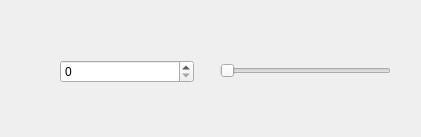
<?xml version="1.0" encoding="UTF-8"?>
<ui version="4.0">
 <class>Form</class>
 <widget class="QWidget" name="Form">
  <property name="geometry">
   <rect>
    <x>0</x>
    <y>0</y>
    <width>421</width>
    <height>137</height>
   </rect>
  </property>
  <property name="windowTitle">
   <string>Form</string>
  </property>
  <widget class="QSlider" name="horizontalSlider">
   <property name="geometry">
    <rect>
     <x>220</x>
     <y>60</y>
     <width>171</width>
     <height>22</height>
    </rect>
   </property>
   <property name="orientation">
    <enum>Qt::Horizontal</enum>
   </property>
  </widget>
  <widget class="QWidget" name="">
   <property name="geometry">
    <rect>
     <x>60</x>
     <y>60</y>
     <width>134</width>
     <height>24</height>
    </rect>
   </property>
   <layout class="QHBoxLayout" name="horizontalLayout">
    <item>
     <widget class="QSpinBox" name="spinBox"/>
    </item>
   </layout>
  </widget>
 </widget>
 <resources/>
 <connections/>
</ui>
